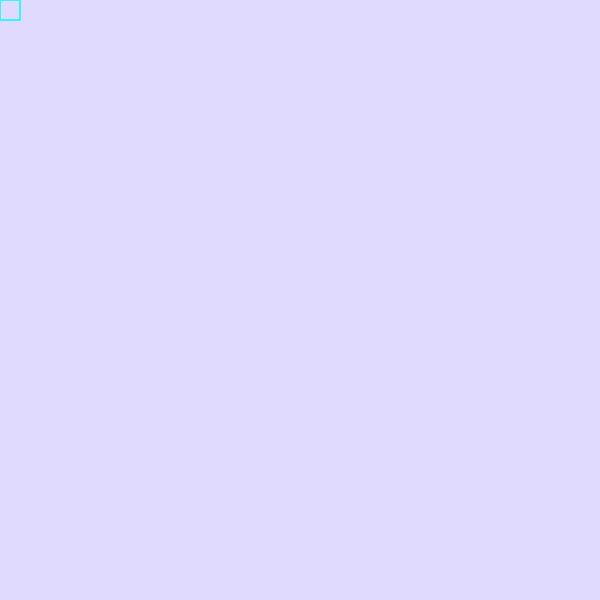
Frame 1 (no input)
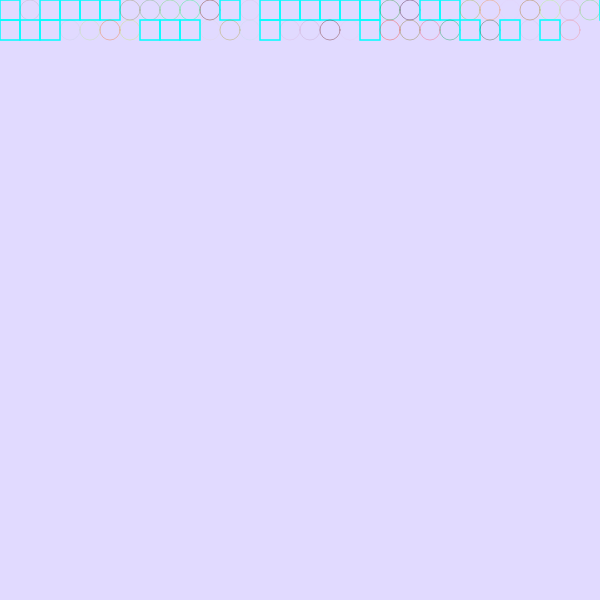
Frame 60 (no input)
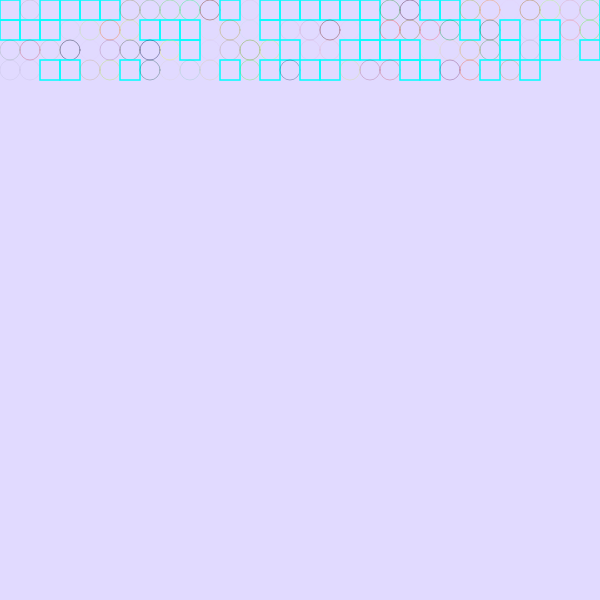
Frame 120 (the mouse pressed at the canvas centre since frame 60)

The p5.js sketch that drew these frames (run headless with seeded random() and noise() and a simulated clock; from frame 60 on, the mouse is pressed at the canvas centre):

// p5.js sketch
// ── sketch.js
let x = 0
y = 0
spacing = 20;

function setup() {
  createCanvas(600, 600);
  background(130, 100, 255, 60);
}

function draw() {
  stroke(random(255), random(255), random(100));
  strokeWeight(random(0.4));
  if (random(1) < 0.5) {
    noFill();
    ellipse(x+spacing/2, y+spacing/2, spacing, spacing);
  } else {
    // noStroke();
    noFill();
    stroke(0, 255, 255);
    strokeWeight(1.5);
    rect(x, y, 20);
  }

  x = x + spacing;
  if (x > width) {
    x = 0;
    y = y + spacing;
  }
}

// https://editor.p5js.org/Hoj09/sketches/a1akLrgRv
